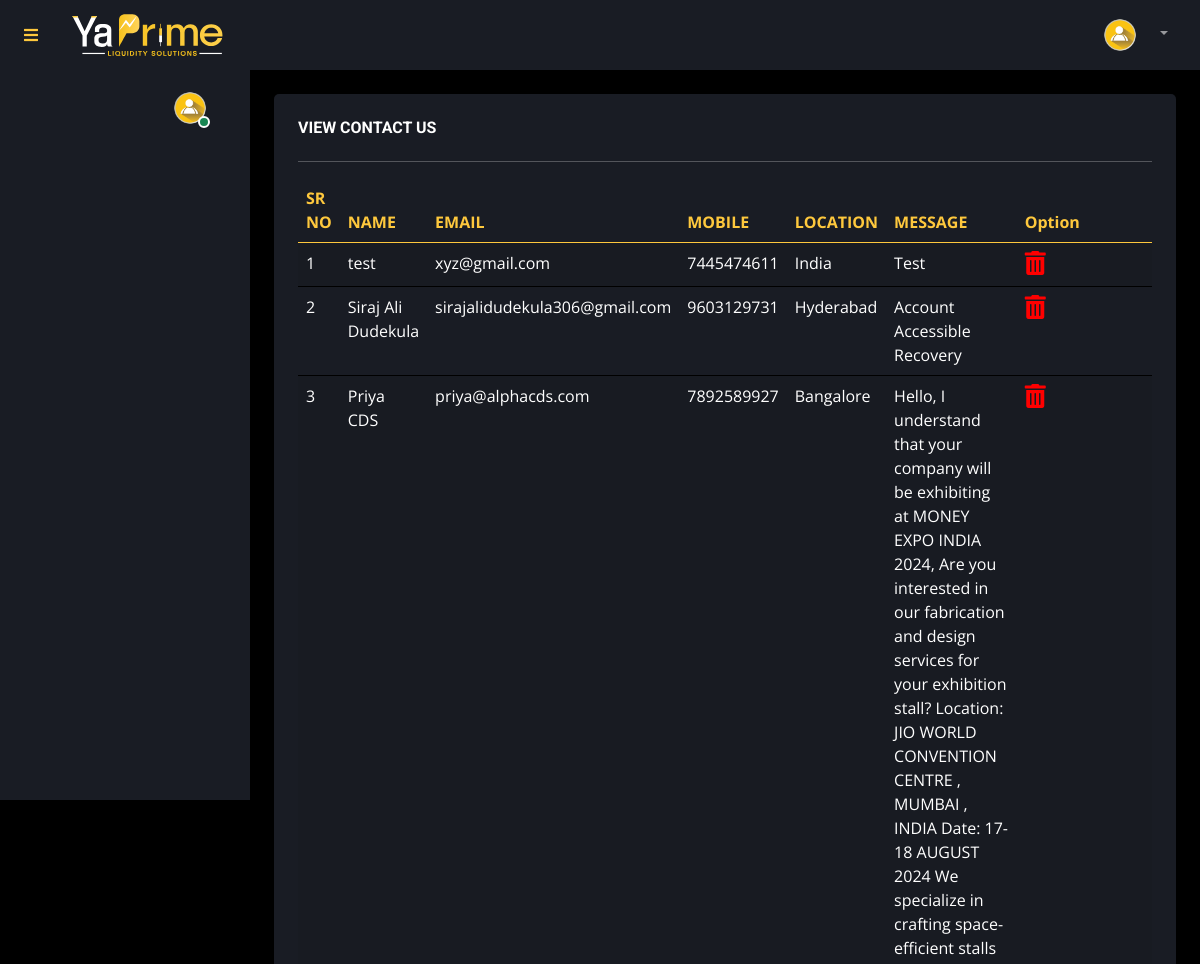
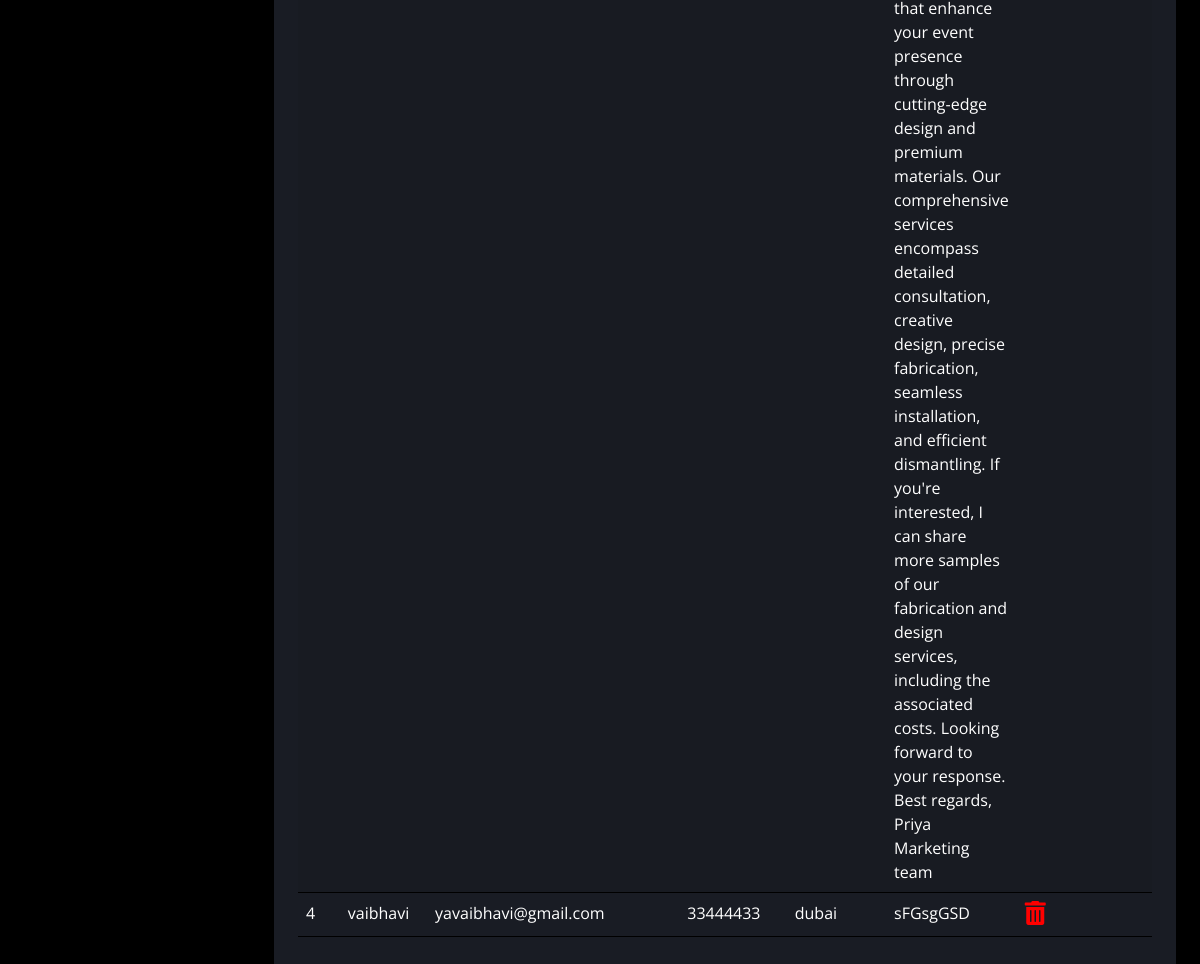
Screenshot of /index.php/admin/contact_us/contact_us_view with the database file from the repository (2 pictures, top to bottom).
### tables this page shows
CREATE TABLE `contact_us` (
  `id` int(11) NOT NULL,
  `name` varchar(250) NOT NULL,
  `email` varchar(250) NOT NULL,
  `phone_number` varchar(30) NOT NULL,
  `location` varchar(200) NOT NULL,
  `message` longtext NOT NULL
);

### application/controllers/admin/Contact_us.php (called while the page is built, shortened)
<?php
class Contact_us extends CI_Controller
{
    function __construct()
    {
        $this->load->helper(['url', 'form', 'cookie', 'security']);
        $this->load->library(['pagination', 'session', 'email', 'form_validation', 'encryption']);
        $this->load->model('admin/Contact_us_model', 'Contact_us_model');
    }
    public function contact_us_view()
    {
        $data['contact_us_view'] = $this->Contact_us_model->contact_us_view();
        $data['view'] = 'admin/contact_us/view_contact_us';
        $this->load->view('admin/layout', $data);
    }
}
?>

### index.php (called while the page is built, shortened)
<?php
require_once BASEPATH.'core/CodeIgniter.php';

### application/models/admin/Contact_us_model.php (called while the page is built, shortened)
<?php
class Contact_us_model extends CI_Model
{
	public function contact_us_view()
	{
		$result = $this->db->query("SELECT * FROM `contact_us`;");
		if ($result->num_rows() > 0) {
			return $result->result();
		} else {
			return 0;
		}
	}
}

### application/views/admin/contact_us/view_contact_us.php (the view)
<div class="content">
    <div class="container-fluid pt-4 px-4">
        <div class="row g-4 justify-content-center">
            <div class="col-lg-12">
                <div class="bg-secondary rounded p-4">
                    <h6 class="mb-4">VIEW CONTACT US</h6>
                    <hr>
                    <div class="table-container">
                        <div class="table-responsive">
                            <table class="table table-striped">
                                <thead style="color:#FEC83D;">
                                    <tr>
                                        <th>SR NO</th>
                                        <th>NAME</th>
                                        <th>EMAIL</th>
                                        <th>MOBILE</th>
                                        <th>LOCATION</th>
                                        <th>MESSAGE</th>
                                        <th style="width: 150px;" class="text-right">Option</th>
                                    </tr>
                                </thead>
                                <tbody>
                                    <?php $c = 1; foreach ($contact_us_view as $row) : ?>
                                    <tr>
                                        <td><?= $c++; ?></td>
                                        <td><?= $row->name ?></td>
                                        <td><?= $row->email ?></td>
                                        <td><?= $row->phone_number ?></td>
                                        <td><?= $row->location ?></td>
                                        <td><?= $row->message ?></td>
                                        <td class="text-right">
                                        <a href="<?= base_url('admin/contact_us/contact_us_delete/' . $row->id); ?>" onclick="return confirm('Are you sure you want to delete this?');">
                                                <i class="fas fa-trash-alt" style="font-size: 24px; color: red;"></i>
                                            </a>
                                        </td>
                                    </tr>
                                    <?php endforeach; ?>
                                </tbody>
                            </table>
                        </div>
                    </div>
                </div>
            </div>
        </div>
    </div>
</div>

### application/views/admin/layout.php (shortened to what this page needs)
<!DOCTYPE html>
<html lang="en">
<head>
    <link href="https://cdnjs.cloudflare.com/ajax/libs/font-awesome/5.10.0/css/all.min.css" rel="stylesheet">
    <link href="https://cdn.jsdelivr.net/npm/bootstrap-icons@1.4.1/font/bootstrap-icons.css" rel="stylesheet">
    <link href="<?=base_url()?>public/admin/lib/owlcarousel/assets/owl.carousel.min.css" rel="stylesheet">
    <link href="<?=base_url()?>public/admin/lib/tempusdominus/css/tempusdominus-bootstrap-4.min.css" rel="stylesheet" />
    <link href="<?=base_url()?>public/admin/css/bootstrap.min.css" rel="stylesheet">
    <link href="<?=base_url()?>public/admin/css/style.css" rel="stylesheet">
</head>
<body class="">
    <?php include('include/navbar.php'); ?>
    <?php include('include/sidebar.php'); ?>
    <?php $this->load->view($view); ?>
</body>

### application/views/admin/include/navbar.php (shortened to what this page needs)
<nav class="navbar navbar-expand bg-secondary navbar-dark sticky-top px-4 py-0">
  <a href="#" class="sidebar-toggler flex-shrink-0">
    <i class="fa fa-bars"></i>
  </a>
  <div class="me-3">
    <a href="https://yaprime.com">
      <img src="<?= base_url() ?>public/web/images/logo-prime.svg" alt="Logo" style="height: 70px; margin-left:30px;">
    </a>
  </div>
  <div class="navbar-nav align-items-center ms-auto">
    <div class="nav-item dropdown">
      <a href="#" class="nav-link dropdown-toggle" data-bs-toggle="dropdown">
        <img class="rounded-circle me-lg-2" src="<?= base_url() ?>public/admin/img/profile.png" alt="" style="width: 40px; height: 40px;">
      </a>
    </div>
  </div>
</nav>

### application/views/admin/include/sidebar.php (shortened to what this page needs)
<div class="col-lg-2">
    <div class="sidebar pe-4 pb-3">
        <nav class="navbar bg-secondary navbar-dark">
            <br><br><br><br>
            <div class="d-flex align-items-center ms-4 mb-4" style="margin-top: 80px;">
                <div class="position-relative">
                    <img class="rounded-circle" src="<?= base_url() ?>public/admin/img/profile.png" alt="" style="width: 40px; height: 40px;">
                    <div class="bg-success rounded-circle border border-2 border-white position-absolute end-0 bottom-0 p-1"></div>
                </div>
            </div>
        </nav>
    </div>
</div>

### public/admin/css/style.css (style rules this page uses)
:root { --primary: #FEC83D; --secondary: #191C24; --light: white; --dark: #000000; }
.sidebar { position: fixed; top: 0; left: 0; bottom: 0; width: 250px; height: 100vh; overflow-y: auto; background: var(--secondary); transition: 0.5s; z-index: 999; }
.content { margin-left: 250px; min-height: 100vh; background: var(--dark); transition: 0.5s; }
@media (min-width: 992px) { .sidebar { margin-left: 0; } }
@media (min-width: 992px) { .content { width: calc(100% - 250px); } }

### rows the page displays
contact_us: name "test", email "xyz@gmail.com", phone_number "7445474611", location "India", message "Test"
contact_us: name "Siraj Ali Dudekula", email "sirajalidudekula306@gmail.com", phone_number "9603129731", location "Hyderabad", message "Account Accessible Recovery"
contact_us: name "Priya CDS", email "priya@alphacds.com", phone_number "7892589927", location "Bangalore", message "Hello, I understand that your company will be exhibiting at MONEY EXPO INDIA 2024, Are you interested in our fabrication and design services for your exhibition stall? Location: JIO WORLD CONVENTION CENTRE , MUMBAI , INDIA Date: 17-18 AUGUST 2024 We specialize in crafting space-efficient stalls that enhance your event presence through cutting-edge design and premium materials. Our comprehensive services encompass detailed consultation, creative design, precise fabrication, seamless installation, and efficient dismantling. If you're interested, I can share more samples of our fabrication and design services, including the associated costs. Looking forward to your response. Best regards,…"
contact_us: name "vaibhavi", email "yavaibhavi@gmail.com", phone_number "33444433", location "dubai", message "sFGsgGSD"
